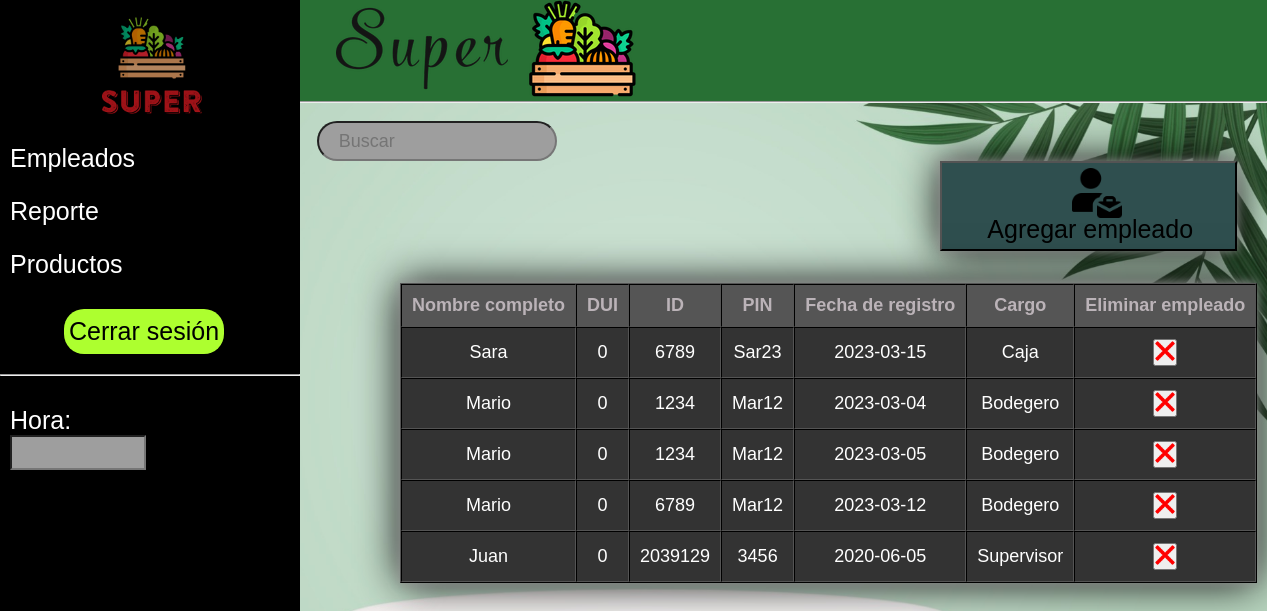
Page /php/AdminEmpleados.php on the committed database.
### tables this page shows
CREATE TABLE `empleados` (
  `ID` int(11) NOT NULL,
  `Nombre del empleado` varchar(100) NOT NULL,
  `DUI` int(9) NOT NULL,
  `Credencial (PIN)` varchar(100) NOT NULL,
  `ID del empleado` varchar(8) NOT NULL,
  `Fecha de ingreso` varchar(100) NOT NULL,
  `Cargo` varchar(100) NOT NULL
);

### php/AdminEmpleados.php (the view, shortened to what this page needs)
<?php
include "conexion.php";
$empleados = "Select * from empleados";
?>
<!DOCTYPE html>
<html lang="en">
<head>
    <link rel="stylesheet" href="../css/Menúlateral.css">
    <link rel="stylesheet" href="../css/AdminEmpleados.css">
    <link rel="stylesheet" href="../css/modalStyle.css">
</head>
<body onload="mueveReloj()" background="../Imagenes/fondoadmin.jpeg">
    <header>
        <img src="../Imagenes/Imagenes-Empleado/holax2.png" alt="">
        <hr>
    </header>
    <section class="container">
        <div class="fondo">
        <img src="../Imagenes/Imagenes-Empleado/hola.png" alt="logo" width="100">
        <br>
        <ul>
            <li> <a href="../php/AdminEmpleados.php"> Empleados</li></a>
            <li> <a href="../php/table.php">Reporte</a></li>
            <li><a href="../php/adminProductos.php">Productos</a></li>
            <br>
            <a href="../php/logout.php"><input id="cerrar" type="button" value="Cerrar sesión"/></a>
            <br>
            <hr>
            <br>
            <li><a href="#">Hora:</a><form name="form_reloj">
                <input type="text" name="reloj" size="10" onfocus="window.document.form_reloj.reloj.blur()">
                </form></li>
    </div>
    </section>
        <br>
        <div class="buscador">
            <input  type="text" placeholder="Buscar" required>
        </div>
    <div class="btnAddEmpleado">
      <button id="botoemple"> <a id="emple" href="../php/Registro empleado.php"> Agregar empleado <img id="empleimg" src="../Imagenes/Imagenes-Empleado/empleado-contratar.png" width="50px" alt=""></a></button>
    </div>
    <div class="employeecontainer">
        <table class="tablaemplo" border="1">
            <tr>
            <th>Nombre completo</th>
            <th>DUI</th>
            <th>ID</th>
            <th>PIN</th>
            <th>Fecha de registro</th>
            <th>Cargo</th>
            <th>Eliminar empleado</th>
            </tr>
            <?php
              $result = mysqli_query($conn, $empleados);
              while ($row = mysqli_fetch_assoc($result)){
            ?>
            <tr>
                <td><?php echo $row["Nombre del empleado"]?></td>
                <td><?php echo $row["DUI"]?></td>
                <td><?php echo $row["ID del empleado"]?></td>
                <td><?php echo $row["Credencial (PIN)"]?></td>
                <td><?php echo $row["Fecha de ingreso"]?></td>
                <td><?php echo $row["Cargo"]?></td>
                <td><a href="../php/eliminarEmpleado.php?ID=<?php echo $row["ID"];?>"><button><img src="../Imagenes/Eliminar.webp" width="20px"id="myBtn"></button></a></td>
            </tr>
            <?php }?>
        </table>
    </div>
</body>
</html>

### css/Menúlateral.css (style rules this page uses)
* { margin: 0; padding: 0; box-sizing: border-box; }
.container { position: fixed; height: 100%; bottom: 0px; }
.fondo { width: 300px; height: 100%; background: rgb(0, 0, 0); float: left; }
.fondo img { width: 100px; display: block; margin-top: 15px; margin-left: 6.4rem; opacity: 0.7; }
.fondo ul li { list-style: none; padding: 12px 10px; }
a { text-decoration: none; color: rgb(255, 255, 255); font-size: 25px; }
.buscador { margin-left: 25%; padding: -5px; }
.buscador input { width: 240px; height: 40px; padding: 0 20px; font-size: 18px; color: black; outline: none; border-radius: 30px; }
#cerrar { border: 5px; font-size: 25px; background-color: greenyellow; margin-left: 4rem; margin-bottom: 20px; border-radius: 20px; height: 45px; width: 10rem; }
input { font-size: 17.2px; padding: 5px; background-color: rgb(158, 158, 158); }

### css/AdminEmpleados.css (style rules this page uses)
body { background-attachment: fixed; background-repeat: no-repeat; background-size: cover; }
header img { position: relative; left: 21rem; }
header { background-color: #287034; }
.btnAddEmpleado { display: flex; justify-content: right; }
.tablaemplo { position: relative; left: 25rem; top: 2rem; font-size: 18px; border-color: black; border-spacing: 0ch; text-align: center; font-family:Arial, Helvetica, sans-serif; box-shadow: 0 0 10px rgb(153, 153, 153), 0 0 40px; }
th { color: rgb(187, 179, 184); padding: 2px; padding: 10px; background-color: rgb(85, 85, 85); }
td { padding: 2px; padding: 10px; color: white; background-color: rgb(51, 51, 51); }
#botoemple { position: relative; background-color: darkslategrey; right: 30px; padding: 15px; box-shadow: 0 0 10px rgb(153, 153, 153), 0 0 40px; }
#emple { position: relative; color: black; top: 10px; left: 30px; }
#empleimg { position: relative; bottom: 20px; right: 8rem; }

### css/modalStyle.css (style rules this page uses)
* { font-family: Arial, Helvetica, sans-serif; }

### rows in the picture
empleados: Nombre del empleado "Sara", DUI "0", ID del empleado "6789", value "Sar23", Fecha de ingreso "2023-03-15", Cargo "Caja"
empleados: Nombre del empleado "Mario", DUI "0", ID del empleado "1234", value "Mar12", Fecha de ingreso "2023-03-04", Cargo "Bodegero"
empleados: Nombre del empleado "Mario", DUI "0", ID del empleado "1234", value "Mar12", Fecha de ingreso "2023-03-05", Cargo "Bodegero"
empleados: Nombre del empleado "Mario", DUI "0", ID del empleado "6789", value "Mar12", Fecha de ingreso "2023-03-12", Cargo "Bodegero"
empleados: Nombre del empleado "Juan", DUI "0", ID del empleado "2039129", value "3456", Fecha de ingreso "2020-06-05", Cargo "Supervisor"
